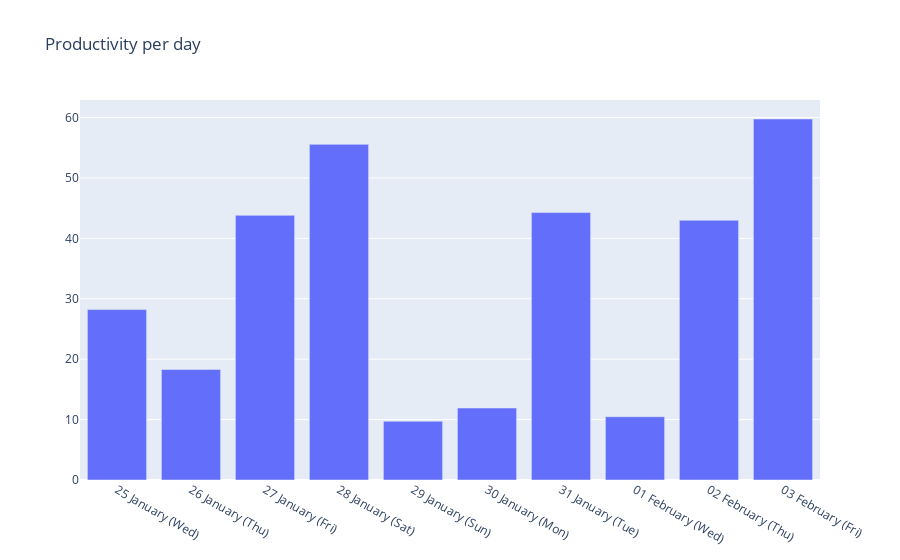

Write notebook code for a chart like this one.
### Code cell
# productivity per day - bar charts 
# create col productivity - if tag in ['code-work', 'code-personal','mail','Teams','read-pdf'] then 1 else 0
df['Productivity'] = df['Tag'].apply(lambda x: 1 if x in ['code-work', 'code-personal','mail','Teams','read-pdf'] else 0)
# get sum of percentage for all productivity tags for each day
df_ = df.groupby(['Day','Tag']).sum().reset_index()
# sum of productivity tags
df_ = df_[df_['Tag'].isin(['code-work', 'code-personal','mail','Teams','read-pdf'])].groupby(['Day']).sum().reset_index()

# plot the bar chart
fig = go.Figure(data=[go.Bar(name='Percentage', x=df_['Day'], y=df_['Percentage'])])
# add x as day
fig.update_layout(xaxis_tickformat = '%d %B (%a)')
# show all x ticks
fig.update_xaxes(nticks=15)
# add title
fig.update_layout(title_text='Productivity per day')
# plot
fig.show()

### Figure 1 — Plotly figure (JSON) as saved in the notebook; plotly's stock layout.template omitted (floating-point values rounded to 4 significant figures)
{"data": [{"name": "Percentage", "type": "bar", "x": ["2023-01-25T00:00:00", "2023-01-26T00:00:00", "2023-01-27T00:00:00", "2023-01-28T00:00:00", "2023-01-29T00:00:00", "2023-01-30T00:00:00", "2023-01-31T00:00:00", "2023-02-01T00:00:00", "2023-02-02T00:00:00", "2023-02-03T00:00:00"], "y": [28.21, 18.3, 43.81, 55.56, 9.72, 11.91, 44.27, 10.47, 42.99, 59.76]}], "layout": {"title": {"text": "Productivity per day"}, "xaxis": {"nticks": 15, "tickformat": "%d %B (%a)"}}}
